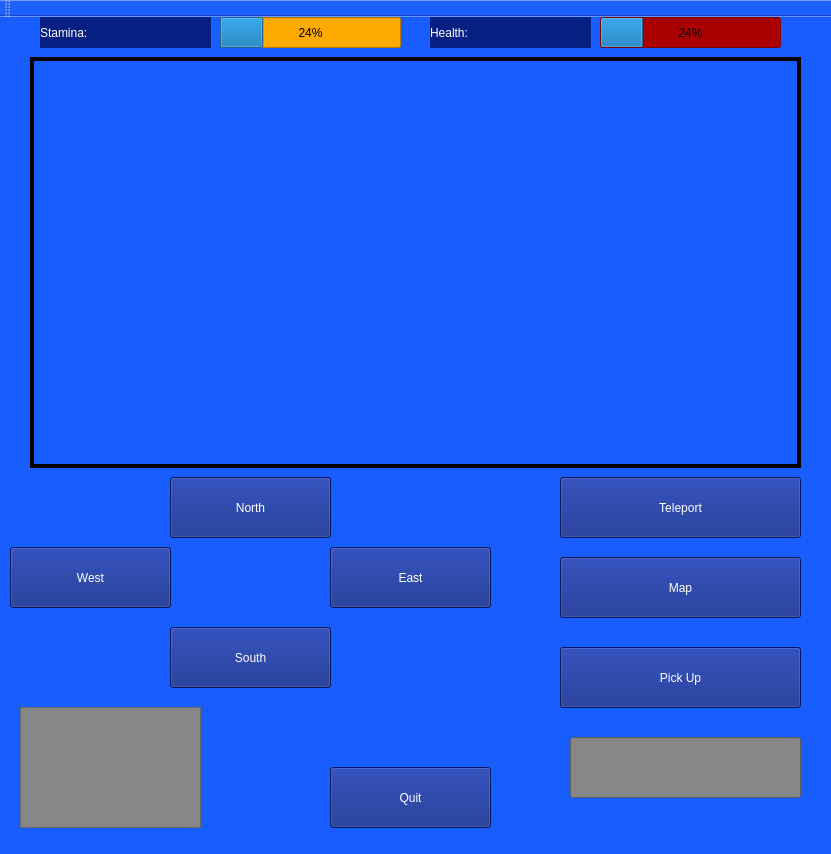
<?xml version="1.0" encoding="UTF-8"?>
<ui version="4.0">
 <class>MainWindow</class>
 <widget class="QMainWindow" name="MainWindow">
  <property name="geometry">
   <rect>
    <x>0</x>
    <y>0</y>
    <width>831</width>
    <height>854</height>
   </rect>
  </property>
  <property name="minimumSize">
   <size>
    <width>400</width>
    <height>300</height>
   </size>
  </property>
  <property name="windowTitle">
   <string>MainWindow</string>
  </property>
  <property name="styleSheet">
   <string notr="true">QWidget{
background: rgb(24, 93, 255)
}</string>
  </property>
  <widget class="QWidget" name="centralWidget">
   <property name="minimumSize">
    <size>
     <width>400</width>
     <height>251</height>
    </size>
   </property>
   <property name="styleSheet">
    <string notr="true"/>
   </property>
   <widget class="QPushButton" name="pushButton">
    <property name="geometry">
     <rect>
      <x>170</x>
      <y>460</y>
      <width>161</width>
      <height>61</height>
     </rect>
    </property>
    <property name="styleSheet">
     <string notr="true">QPushButton{
color: white;
background:rgb(5, 32, 130);
	font: 16pt &quot;Castellar&quot;;
}</string>
    </property>
    <property name="text">
     <string>North</string>
    </property>
   </widget>
   <widget class="QPushButton" name="pushButton_2">
    <property name="geometry">
     <rect>
      <x>10</x>
      <y>530</y>
      <width>161</width>
      <height>61</height>
     </rect>
    </property>
    <property name="styleSheet">
     <string notr="true">QPushButton{
color: white;
background:rgb(5, 32, 130);
	font: 16pt &quot;Castellar&quot;;
}</string>
    </property>
    <property name="text">
     <string>West</string>
    </property>
   </widget>
   <widget class="QPushButton" name="pushButton_3">
    <property name="geometry">
     <rect>
      <x>330</x>
      <y>530</y>
      <width>161</width>
      <height>61</height>
     </rect>
    </property>
    <property name="styleSheet">
     <string notr="true">QPushButton{
color: white;
background:rgb(5, 32, 130);
	font: 16pt &quot;Castellar&quot;;
}</string>
    </property>
    <property name="text">
     <string>East</string>
    </property>
   </widget>
   <widget class="QPushButton" name="pushButton_4">
    <property name="geometry">
     <rect>
      <x>170</x>
      <y>610</y>
      <width>161</width>
      <height>61</height>
     </rect>
    </property>
    <property name="styleSheet">
     <string notr="true">QPushButton{
color: white;
background:rgb(5, 32, 130);
	font: 16pt &quot;Castellar&quot;;
}</string>
    </property>
    <property name="text">
     <string>South</string>
    </property>
   </widget>
   <widget class="QTextEdit" name="textEdit">
    <property name="geometry">
     <rect>
      <x>30</x>
      <y>40</y>
      <width>771</width>
      <height>411</height>
     </rect>
    </property>
    <property name="styleSheet">
     <string notr="true">QTextEdit{
border: 4px solid black;
                                      padding 35px;
                                      background:url(:/! Zork:/images/a.jpg);
                                      background-position: bottom;
                                      background-repeat: no-repeat; 
                                      background-attachment: fixed;
                                      font: 8pt &quot;Castellar&quot;;
                                      color: white;

}</string>
    </property>
   </widget>
   <widget class="QPushButton" name="pushButton_5">
    <property name="geometry">
     <rect>
      <x>560</x>
      <y>460</y>
      <width>241</width>
      <height>61</height>
     </rect>
    </property>
    <property name="styleSheet">
     <string notr="true">QPushButton{
color: white;
background:rgb(5, 32, 130);
	font: 16pt &quot;Castellar&quot;;
}</string>
    </property>
    <property name="text">
     <string>Teleport</string>
    </property>
   </widget>
   <widget class="QPushButton" name="pushButton_6">
    <property name="geometry">
     <rect>
      <x>560</x>
      <y>540</y>
      <width>241</width>
      <height>61</height>
     </rect>
    </property>
    <property name="styleSheet">
     <string notr="true">QPushButton{
color: white;
background:rgb(5, 32, 130);
	font: 16pt &quot;Castellar&quot;;
}</string>
    </property>
    <property name="text">
     <string>Map</string>
    </property>
   </widget>
   <widget class="QPushButton" name="pushButton_7">
    <property name="geometry">
     <rect>
      <x>330</x>
      <y>750</y>
      <width>161</width>
      <height>61</height>
     </rect>
    </property>
    <property name="styleSheet">
     <string notr="true">QPushButton{
color: white;
background:rgb(5, 32, 130);
	font: 16pt &quot;Castellar&quot;;
}</string>
    </property>
    <property name="text">
     <string>Quit</string>
    </property>
   </widget>
   <widget class="QPushButton" name="pushButton_8">
    <property name="geometry">
     <rect>
      <x>560</x>
      <y>630</y>
      <width>241</width>
      <height>61</height>
     </rect>
    </property>
    <property name="styleSheet">
     <string notr="true">QPushButton{
color: white;
background:rgb(5, 32, 130);
	font: 16pt &quot;Castellar&quot;;
}</string>
    </property>
    <property name="text">
     <string>Pick Up</string>
    </property>
   </widget>
   <widget class="QLineEdit" name="lineEdit">
    <property name="geometry">
     <rect>
      <x>570</x>
      <y>720</y>
      <width>231</width>
      <height>61</height>
     </rect>
    </property>
    <property name="styleSheet">
     <string notr="true">QLineEdit{
background:rgb(135, 135, 135);
	font: 8pt &quot;Castellar&quot;;

color: white;
}</string>
    </property>
   </widget>
   <widget class="QTextEdit" name="textEdit_2">
    <property name="geometry">
     <rect>
      <x>20</x>
      <y>690</y>
      <width>181</width>
      <height>121</height>
     </rect>
    </property>
    <property name="styleSheet">
     <string notr="true">QTextEdit{
background:rgb(135, 135, 135);
	font: 8pt &quot;Castellar&quot;;

color: white;
}</string>
    </property>
   </widget>
   <widget class="QProgressBar" name="progressBar">
    <property name="geometry">
     <rect>
      <x>220</x>
      <y>0</y>
      <width>181</width>
      <height>31</height>
     </rect>
    </property>
    <property name="styleSheet">
     <string notr="true">QProgressBar{
background:rgb(255, 170, 0);
	font: 8pt &quot;Castellar&quot;;

}</string>
    </property>
    <property name="value">
     <number>24</number>
    </property>
   </widget>
   <widget class="QProgressBar" name="progressBar_2">
    <property name="geometry">
     <rect>
      <x>600</x>
      <y>0</y>
      <width>181</width>
      <height>31</height>
     </rect>
    </property>
    <property name="styleSheet">
     <string notr="true">QProgressBar{
background:rgb(170, 0, 0);
	font: 8pt &quot;Castellar&quot;;

}</string>
    </property>
    <property name="value">
     <number>24</number>
    </property>
   </widget>
   <widget class="QLabel" name="label">
    <property name="geometry">
     <rect>
      <x>40</x>
      <y>0</y>
      <width>171</width>
      <height>31</height>
     </rect>
    </property>
    <property name="styleSheet">
     <string notr="true">QLabel{
color: white;
background:rgb(5, 32, 130);
	font: 16pt &quot;Castellar&quot;;
}</string>
    </property>
    <property name="text">
     <string>Stamina:</string>
    </property>
   </widget>
   <widget class="QLabel" name="label_2">
    <property name="geometry">
     <rect>
      <x>430</x>
      <y>0</y>
      <width>161</width>
      <height>31</height>
     </rect>
    </property>
    <property name="styleSheet">
     <string notr="true">QLabel{
color: white;
background:rgb(5, 32, 130);
	font: 16pt &quot;Castellar&quot;;
}</string>
    </property>
    <property name="text">
     <string>Health:</string>
    </property>
   </widget>
  </widget>
  <widget class="QToolBar" name="mainToolBar">
   <attribute name="toolBarArea">
    <enum>TopToolBarArea</enum>
   </attribute>
   <attribute name="toolBarBreak">
    <bool>false</bool>
   </attribute>
  </widget>
  <widget class="QStatusBar" name="statusBar"/>
 </widget>
 <layoutdefault spacing="6" margin="11"/>
 <resources/>
 <connections/>
</ui>
